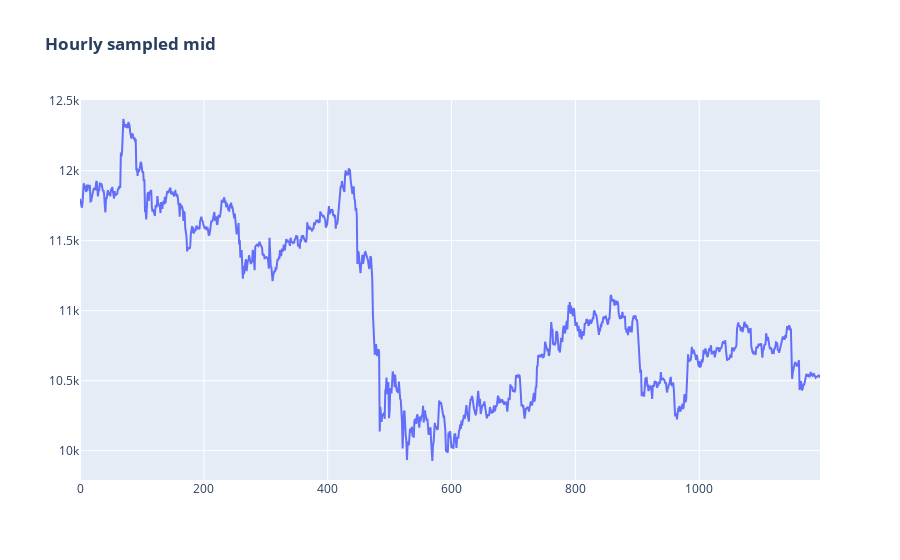

Write notebook code for a chart like this one.
### Code cell
# mid px linechart - sampled
hourly_mid_line = go.Figure()
hourly_mid_line.add_trace(go.Scatter(y=mid_px.iloc[::6*60].values, name='mid'))

hourly_mid_line.update_layout(title='<b>Hourly sampled mid</b>')
hourly_mid_line.show()

### Figure 1 — Plotly figure (JSON) as saved in the notebook; plotly's stock layout.template omitted (floating-point values rounded to 4 significant figures; data arrays with more than 128 entries replaced by an {"elided": "..."} marker saying what was removed)
{"data": [{"name": "mid", "type": "scatter", "y": {"elided": "1196 float values"}}], "layout": {"title": {"text": "<b>Hourly sampled mid</b>"}}}
